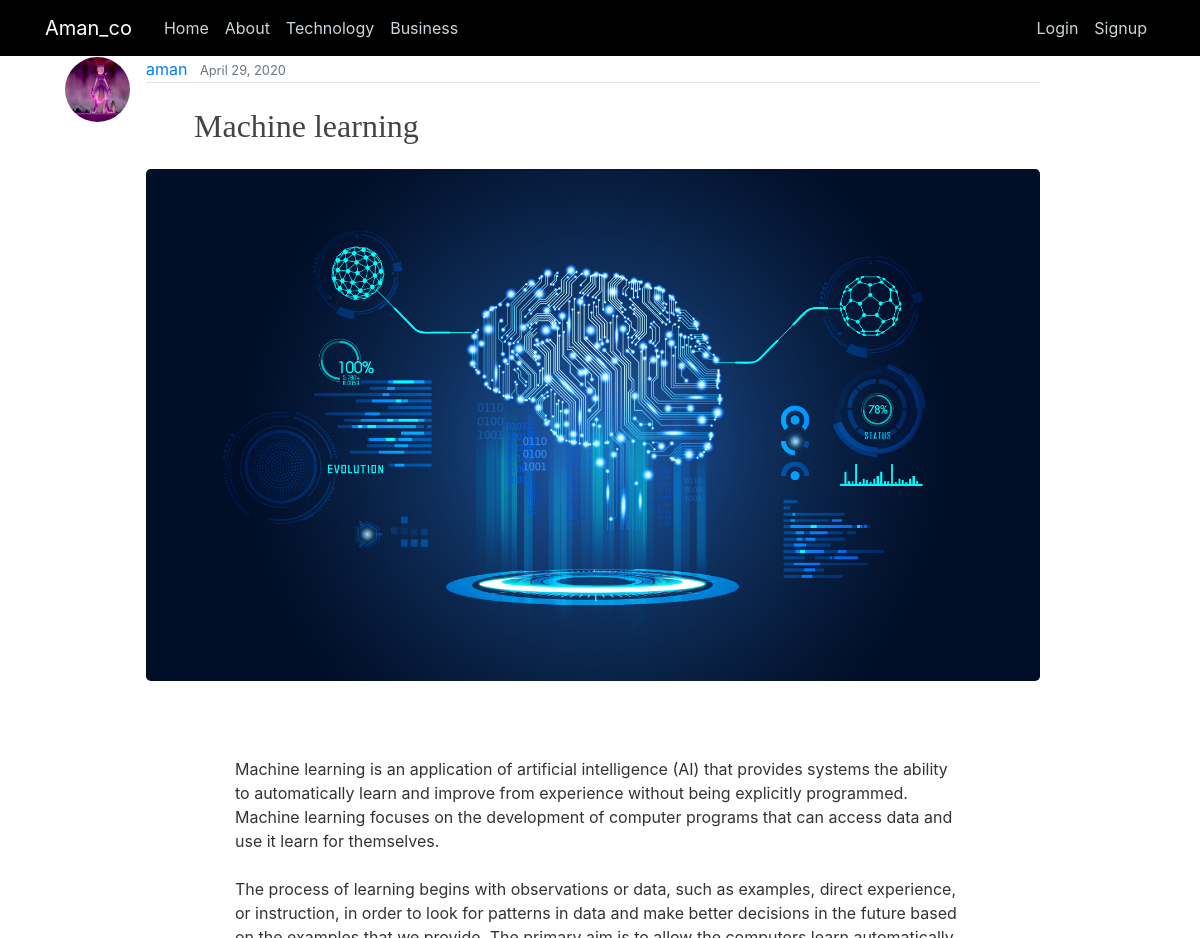
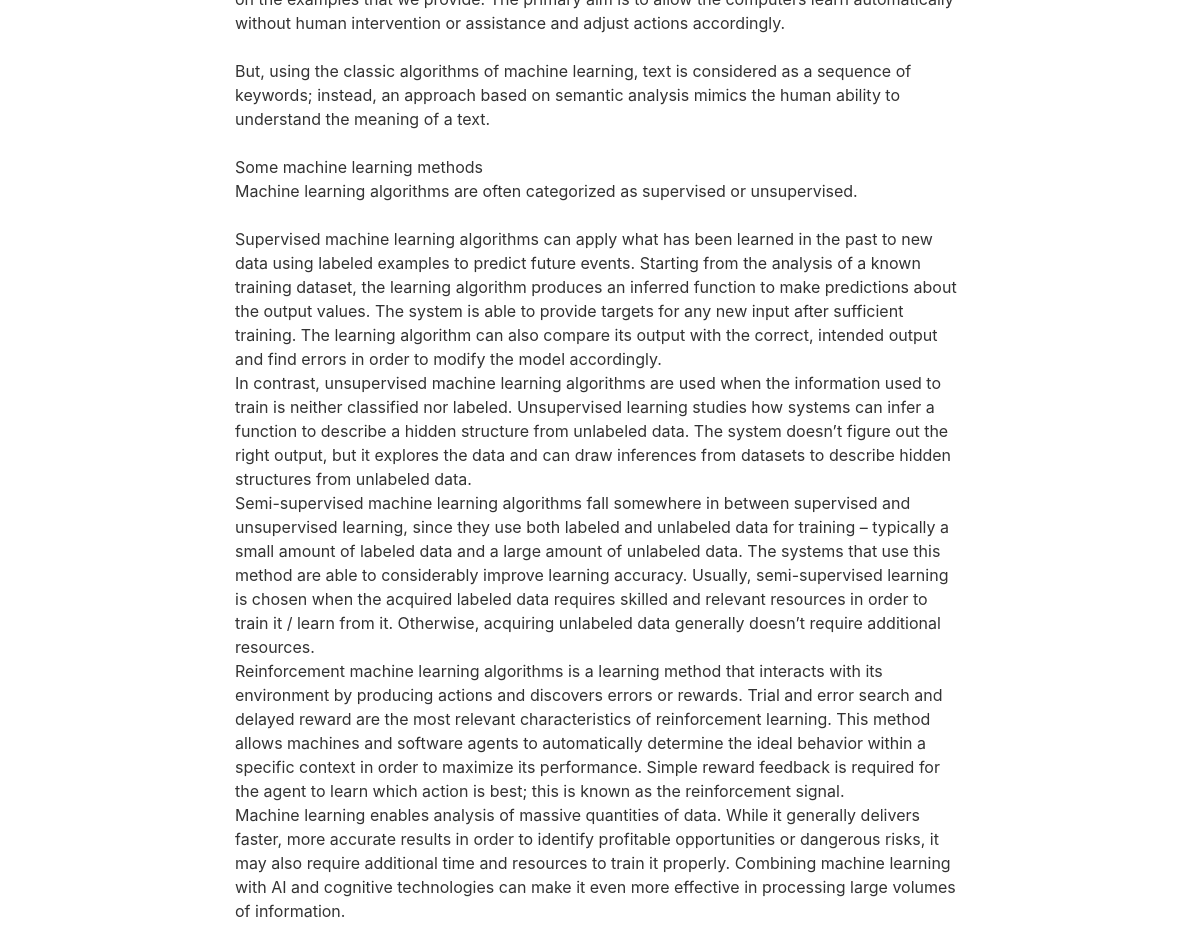
Screenshot of /articles/machine-learning/ with the database file from the repository (2 pictures, top to bottom).
### articles/models.py (models this page shows, shortened)
class Article(models.Model):
    title = models.CharField(max_length=100)
    body = models.TextField()
    date = models.DateTimeField(auto_now_add=True)
    thumbnail = models.ImageField(default='download.png', upload_to='article_thumbnail')
    author = models.ForeignKey(User, on_delete=models.CASCADE, default=None)
    Slug = models.SlugField(max_length=200, unique=True, default='article.details')
    MainTopic = models.CharField(max_length=100, default='Technology')

### accounts/models.py (models this page shows, shortened)
class Profile(models.Model):
    user = models.OneToOneField(User, on_delete=models.CASCADE)
    image = models.ImageField(default='download.png', upload_to='profile_pics')
    location = models.CharField(max_length=100, default='New Delhi')
    address = models.TextField(default='New Delhi')

### articles/views.py (the view)
# urls.py: path('<slug:Slug>/', PostDetailView.as_view(), name="detail"),
class PostDetailView(DetailView):
    model = Article
    template_name = 'articles/article_detail.html'
    slug_field = 'Slug'
    slug_url_kwarg = 'Slug'

### articles/templates/articles/article_detail.html (shortened to what this page needs)
{%extends 'base_template.html'%}
{%block content%}
<div class="container">
    <div class = "row">
        <div class ="col-sm-11">
         <article class="media content-section">
             <img class="rounded-circle article-img" src = "{{object.author.profile.image.url}}">
          <div class="media-body">
             <div class="article-metadata">
                 <a class="mr-2" href="{%url 'articles:userpost' object.author.username%}">{{object.author.username}}</a>
                 <small class="text-muted">{{ object.date|date:"F d, Y"}}</small>
             </div>
               <h2 class="article-title ml-5 mr - 1 mt-4 mb-4"> {{object.title}}</h2>
              <div class = "jumbotron">
                   <p class = "article-content">
             </p>
                  <p class = "article-content">
             </p>
                    <p class = "article-content">
             </p>
                    <p class = "article-content">
             </p>
                   <p class = "article-content">
             </p>
                   <p class = "article-content">
             </p>
              </div>
          </div>
        </article>
        </div>
        </div>
     <div class = "row">
        <div class ="col-sm-2">
        </div>
         <div class ="col-sm-8">
    <p class = "article-content">
                 {{ object.body }}
             </p>
        </div>
     </div>
</div>
{%endblock%}

### static/main.css (style rules this page uses)
body { background: #f8f9fa00; color: #333333; margin-top: 2rem; }
h1, h2, h3, h4, h5, h6 { color: #212529; }
.content-section { padding: 20px; border-radius: 1px; margin-bottom: px; }
.article-title { color: #444444; margin-left: 20px; }
.article-content { white-space: pre-line; }
.article-img { margin-top: 5px; height: 65px; width: 65px; margin-right: 16px; }
.article-metadata { margin-top: 5px; padding-bottom: 1px; margin-bottom: 4px; border-bottom: 1px solid #e3e3e3 }
.jumbotron { background-image:url('back.jpg'); background-repeat:no-repeat; background-size: 100% 100%; }

### static/blog.css (style rules this page uses)
h1, h2, h3, h4, h5, h6 { font-family: "Playfair Display", Georgia, "Times New Roman", serif; }

### rows the page displays
Article: author.profile.image (picture), author.username "aman", date "April 29, 2020", title "Machine learning", body "Machine learning is an application of artificial intelligence (AI) that provides systems the ability to automatically learn and improve from experience without being explicitly programmed. Machine learning focuses on the development of computer programs that can access data and use it learn for themselves. The process of learning begins with observations or data, such as examples, direct experience, or instruction, in order to look for patterns in data and make better decisions in the future based on the examples that we provide. The primary aim is to allow the computers learn automatically without human intervention or assistance and adjust actions accordingly. But, using the classic…"
